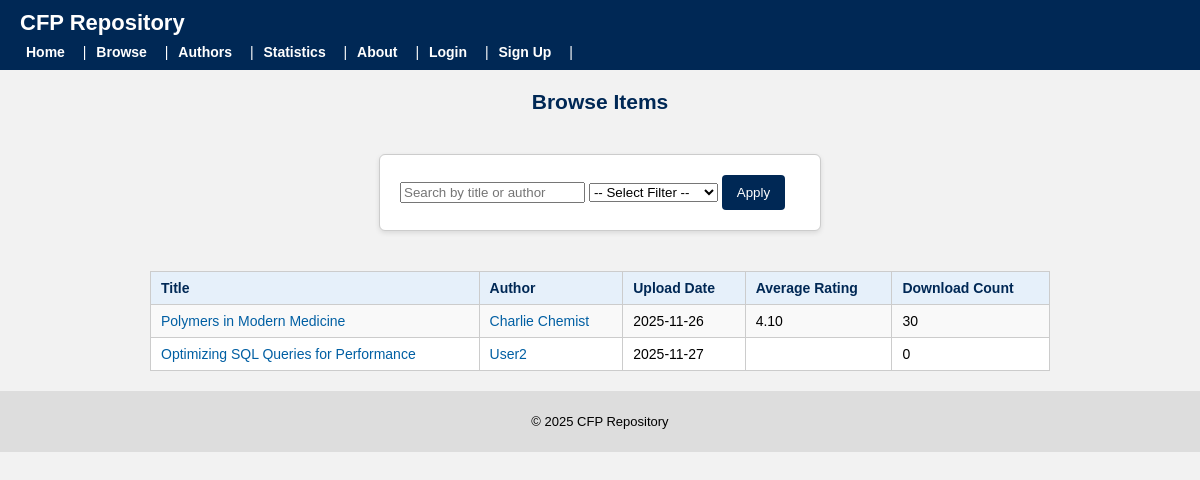
Screenshot of /browse.php with the database file from the repository.
### tables this page shows
CREATE TABLE `text` (
  `text_id` int(11) NOT NULL,
  `author_orcid` varchar(20) DEFAULT NULL,
  `title` varchar(255) NOT NULL,
  `abstract` text DEFAULT NULL,
  `topic` varchar(100) DEFAULT NULL,
  `version` int(11) NOT NULL DEFAULT 1,
  `upload_date` date NOT NULL,
  `status` enum('draft','under_review','published','archived') DEFAULT 'draft',
  `download_count` int(11) DEFAULT NULL,
  `total_donations` decimal(10,2) DEFAULT NULL,
  `avg_rating` decimal(3,2) DEFAULT NULL
);

CREATE TABLE `member` (
  `member_id` int(11) NOT NULL,
  `name` varchar(100) NOT NULL,
  `organization` varchar(100) NOT NULL,
  `primary_email` varchar(100) NOT NULL,
  `recovery_email` varchar(100) DEFAULT NULL,
  `password_hash` varchar(255) NOT NULL,
  `pseudonym` varchar(50) NOT NULL,
  `verification_matrix` varchar(255) DEFAULT NULL,
  `matrix_expiry_date` date DEFAULT NULL,
  `join_date` date NOT NULL,
  `status` enum('active','suspended','blacklisted') DEFAULT 'active',
  `download_limit` int(11) DEFAULT NULL,
  `street` varchar(100) DEFAULT NULL,
  `city` varchar(50) DEFAULT NULL,
  `state` varchar(50) DEFAULT NULL,
  `country` varchar(50) DEFAULT NULL,
  `postal_code` varchar(20) DEFAULT NULL,
  `introduced_by` int(11) DEFAULT NULL
);

### browse.php (the view, shortened to what this page needs)
<?php
require 'db.php';
include 'header.php';
$search = '';
$query = "SELECT
            t.text_id,
            t.title,
            t.upload_date,
            t.avg_rating,
            t.download_count,
            a.orcid,
            m.name
          FROM text t, member m, author a
          WHERE t.author_orcid = a.orcid
            AND a.member_id = m.member_id
            AND t.status = 'published' ";
$result = mysqli_query($conn, $query);
?>
<h2 class="centered-title">Browse Items</h2>
<form method="GET" action="browse.php" class="centered-form">
    <input type="text" name="search" placeholder="Search by title or author" value="<?php echo htmlspecialchars($search); ?>">
    <select name="filter">
        <option value="">-- Select Filter --</option>
    </select>
    <button type="submit">Apply</button>
</form>
<table>
    <tr>
        <th>Title</th>
        <th>Author</th>
        <th>Upload Date</th>
        <th>Average Rating</th>
        <th>Download Count</th>
    </tr>
    <?php while ($row = mysqli_fetch_assoc($result)) { ?>
    <tr>
        <td><a href="item.php?text_id=<?php echo $row['text_id']; ?>"><?php echo htmlspecialchars($row['title']); ?></a></td>
        <td><a href="author_info.php?orcid=<?php echo $row['orcid']; ?>"><?php echo htmlspecialchars($row['name']); ?></a></td>
        <td><?php echo htmlspecialchars($row['upload_date']); ?></td>
        <td><?php echo htmlspecialchars($row['avg_rating']); ?></td>
        <td><?php echo htmlspecialchars($row['download_count']); ?></td>
    </tr>
    <?php } ?>
</table>
<?php include 'footer.php'; ?>

### css/style.css (style rules this page uses)
:root { --primary: #002855; --secondary: #f2f2f2; --accent: #005fa3; --danger: #b30000; }
body { font-family: Arial, Helvetica, sans-serif; font-size: 14px; margin: 0; padding: 0 20px; background-color: var(--secondary); }
h2, h3, h4 { margin-top: 20px; margin-bottom: 10px; color: var(--primary); }
table { border-collapse: collapse; width: 100%; margin: 10px 0 20px 0; background-color: #ffffff; }
th, td { border: 1px solid #cccccc; padding: 8px 10px; text-align: left; vertical-align: top; }
th { background-color: #e6f0fa; font-weight: bold; color: var(--primary); }
tr:nth-child(even) { background-color: #f9f9f9; }
a { color: var(--accent); text-decoration: none; }
form { max-width: 400px; padding: 20px; background-color: white; border: 1px solid #ccc; border-radius: 6px; box-shadow: 1px 1px 5px rgba(0,0,0,0.05); margin-bottom: 30px; }
button[type="submit"] { background-color: var(--primary); color: white; padding: 10px 15px; border: none; border-radius: 4px; cursor: pointer; }
table { border-collapse: collapse; width: 80%; max-width: 900px; margin: 10px auto 20px; background-color: #ffffff; }
.centered-form { max-width: 400px; margin: 40px auto; padding: 20px; background-color: #ffffff; border: 1px solid #cccccc; border-radius: 6px; box-shadow: 0 2px 5px rgba(0, 0, 0, 0.1); }
.centered-title { text-align: center; }

### rows the page displays
text: title "Polymers in Modern Medicine", member.name "Charlie Chemist", upload_date "2025-11-26", avg_rating "4.10", download_count "30"
text: title "Optimizing SQL Queries for Performance", member.name "User2", upload_date "2025-11-27", download_count "0"
